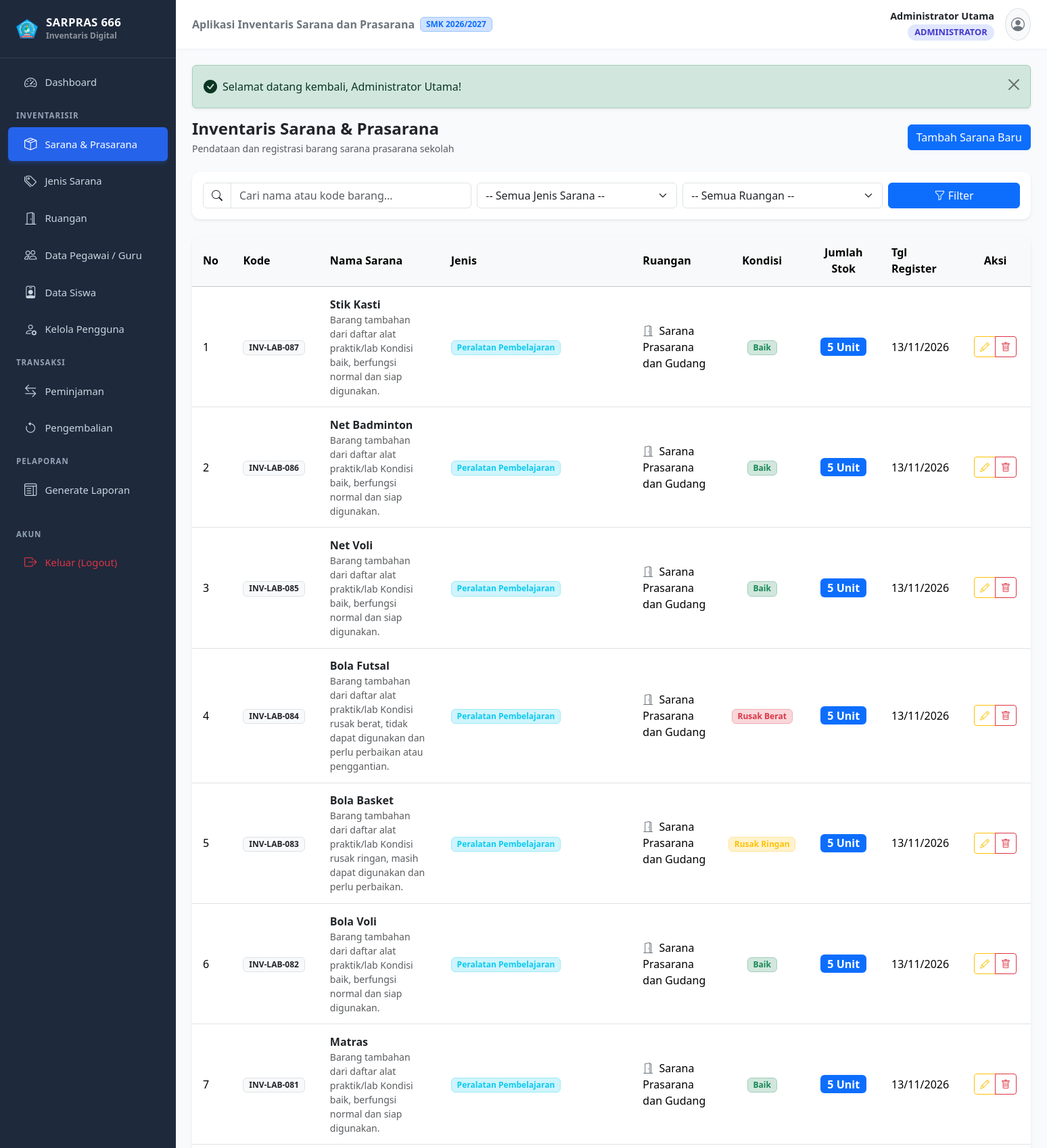
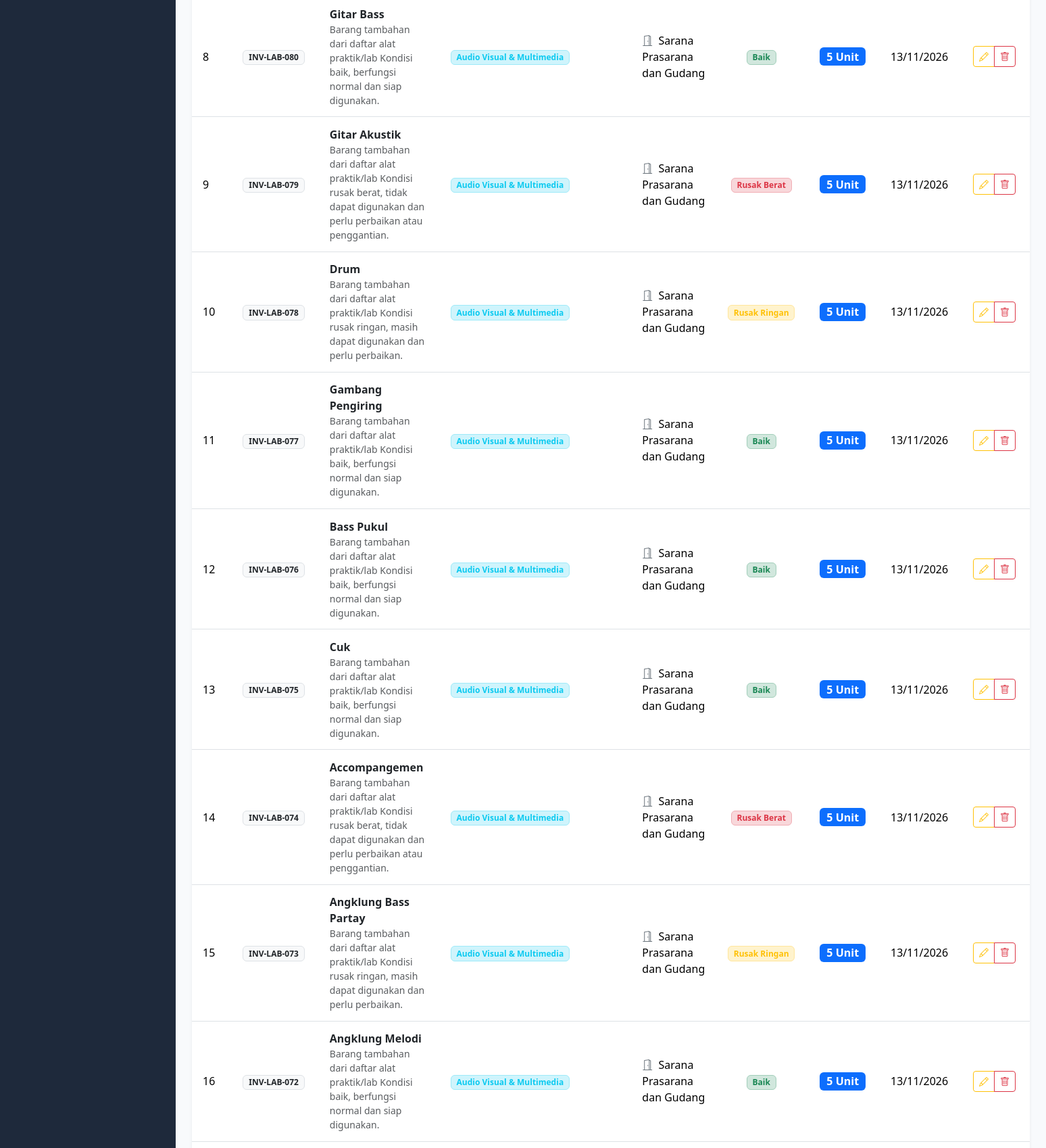
The page /inventaris.php (signed in, upper part) on the database its author committed (2 pictures, top to bottom).
### tables this page shows
CREATE TABLE `inventaris` (
  `id_inventaris` INT AUTO_INCREMENT PRIMARY KEY,
  `nama` VARCHAR(150) NOT NULL,
  `kondisi` VARCHAR(50) NOT NULL DEFAULT 'Baik',
  `keterangan` TEXT,
  `jumlah` INT NOT NULL DEFAULT 0,
  `id_jenis` INT NOT NULL,
  `tanggal_register` DATE NOT NULL,
  `id_ruang` INT NOT NULL,
  `kode_inventaris` VARCHAR(50) NOT NULL UNIQUE,
  `id_petugas` INT NOT NULL,
  CONSTRAINT `fk_inventaris_jenis` FOREIGN KEY (`id_jenis`) REFERENCES `jenis` (`id_jenis`) ON UPDATE CASCADE,
  CONSTRAINT `fk_inventaris_ruang` FOREIGN KEY (`id_ruang`) REFERENCES `ruang` (`id_ruang`) ON UPDATE CASCADE,
  CONSTRAINT `fk_inventaris_petugas` FOREIGN KEY (`id_petugas`) REFERENCES `petugas` (`id_petugas`) ON UPDATE CASCADE
);

CREATE TABLE `jenis` (
  `id_jenis` INT AUTO_INCREMENT PRIMARY KEY,
  `nama_jenis` VARCHAR(100) NOT NULL,
  `kode_jenis` VARCHAR(20) NOT NULL UNIQUE,
  `keterangan` TEXT
);

CREATE TABLE `ruang` (
  `id_ruang` INT AUTO_INCREMENT PRIMARY KEY,
  `nama_ruang` VARCHAR(100) NOT NULL,
  `kode_ruang` VARCHAR(20) NOT NULL UNIQUE,
  `keterangan` TEXT
);

### config/Database.php (called while the page is built, shortened)
<?php
class Database {
    private static ?PDO $instance = null;
    private static string $host = 'localhost';
    private static string $dbname = 'db_inventaris_sarana';
    private static string $username = 'root';
    private static string $password = '';
    private static string $charset = 'utf8mb4';
    public static function getConnection(): PDO {
        if (self::$instance === null) {
            try {
                $dsn = "mysql:host=" . self::$host . ";dbname=" . self::$dbname . ";charset=" . self::$charset;
                $options = [
                    PDO::ATTR_ERRMODE            => PDO::ERRMODE_EXCEPTION,
                    PDO::ATTR_DEFAULT_FETCH_MODE => PDO::FETCH_ASSOC,
                    PDO::ATTR_EMULATE_PREPARES   => true,
                ];
                self::$instance = new PDO($dsn, self::$username, self::$password, $options);
            } catch (PDOException $e) {
                die("Koneksi ke database gagal: " . $e->getMessage());
            }
        }
        return self::$instance;
    }
}

### classes/Inventaris.php (called while the page is built, shortened)
<?php
require_once __DIR__ . '/../config/Database.php';
class Inventaris {
    private PDO $db;
    public function __construct() {
        $this->db = Database::getConnection();
    }
    public function getAll(string $search = '', ?int $id_jenis = null, ?int $id_ruang = null): array {
        $sql = "
            SELECT i.*, j.nama_jenis, j.kode_jenis, r.nama_ruang, r.kode_ruang, p.nama_petugas
            FROM inventaris i
            INNER JOIN jenis j ON i.id_jenis = j.id_jenis
            INNER JOIN ruang r ON i.id_ruang = r.id_ruang
            INNER JOIN petugas p ON i.id_petugas = p.id_petugas
            WHERE 1=1
        ";
        $params = [];
        $sql .= " ORDER BY i.id_inventaris DESC";
        $stmt = $this->db->prepare($sql);
        $stmt->execute($params);
        return $stmt->fetchAll();
    }
}

### inventaris.php (the view, shortened to what this page needs)
<?php
require_once __DIR__ . '/classes/Auth.php';
require_once __DIR__ . '/classes/Inventaris.php';
$inventarisObj = new Inventaris();
$search = trim($_GET['search'] ?? '');
$filterJenis = !empty($_GET['jenis']) ? (int) $_GET['jenis'] : null;
$filterRuang = !empty($_GET['ruang']) ? (int) $_GET['ruang'] : null;
$items = $inventarisObj->getAll($search, $filterJenis, $filterRuang);
include __DIR__ . '/templates/header.php';
?>
<div class="d-flex flex-wrap justify-content-between align-items-center mb-4 gap-2">
    <div>
        <h4 class="fw-bold mb-1 text-dark">Inventaris Sarana & Prasarana</h4>
        <p class="text-muted small mb-0">Pendataan dan registrasi barang sarana prasarana sekolah</p>
    </div>
    <button type="button" class="btn btn-primary" data-bs-toggle="modal" data-bs-target="#modalTambah">
        Tambah Sarana Baru
    </button>
</div>
<div class="card mb-4 border-0 shadow-sm">
    <div class="card-body">
        <form method="GET" action="" class="row g-2 align-items-center">
            <div class="col-md-4">
                <div class="input-group">
                    <span class="input-group-text bg-white"><i class="bi bi-search"></i></span>
                    <input type="text" name="search" class="form-control" placeholder="Cari nama atau kode barang..." value="<?= htmlspecialchars($search) ?>">
                </div>
            </div>
            <div class="col-md-3">
                <select name="jenis" class="form-select">
                    <option value="">-- Semua Jenis Sarana --</option>
                </select>
            </div>
            <div class="col-md-3">
                <select name="ruang" class="form-select">
                    <option value="">-- Semua Ruangan --</option>
                </select>
            </div>
            <div class="col-md-2 d-flex gap-1">
                <button type="submit" class="btn btn-primary flex-grow-1"><i class="bi bi-funnel"></i> Filter</button>
            </div>
        </form>
    </div>
</div>
<div class="card border-0 shadow-sm">
    <div class="card-body p-0">
        <div class="table-responsive">
            <table class="table table-hover align-middle mb-0">
                <thead class="table-light">
                    <tr>
                        <th style="width: 50px;">No</th>
                        <th>Kode</th>
                        <th>Nama Sarana</th>
                        <th>Jenis</th>
                        <th>Ruangan</th>
                        <th class="text-center">Kondisi</th>
                        <th class="text-center">Jumlah Stok</th>
                        <th>Tgl Register</th>
                        <th class="text-center" style="width: 140px;">Aksi</th>
                    </tr>
                </thead>
                <tbody>
                    <?php if (empty($items)): ?>
                        <tr>
                            <td colspan="9" class="text-center py-5 text-muted">
                                <i class="bi bi-inbox fs-2 d-block mb-2"></i>
                                Tidak ada data sarana inventaris ditemukan.
                            </td>
                        </tr>
                    <?php else: ?>
                        <?php $no = 1; foreach ($items as $item): ?>
                            <tr>
                                <td><?= $no++ ?></td>
                                <td><span class="badge bg-light text-dark border"><?= htmlspecialchars($item['kode_inventaris']) ?></span></td>
                                <td>
                                    <div class="fw-bold text-dark"><?= htmlspecialchars($item['nama']) ?></div>
                                    <?php if (!empty($item['keterangan'])): ?>
                                        <small class="text-muted d-block"><?= htmlspecialchars($item['keterangan']) ?></small>
                                    <?php endif; ?>
                                </td>
                                <td>
                                    <span class="badge bg-info-subtle text-info border border-info-subtle">
                                        <?= htmlspecialchars($item['nama_jenis']) ?>
                                    </span>
                                </td>
                                <td>
                                    <i class="bi bi-door-open me-1 text-secondary"></i>
                                    <?= htmlspecialchars($item['nama_ruang']) ?>
                                </td>
                                <td class="text-center">
                                    <?php
                                    $kondisiBadge = match($item['kondisi']) {
                                        'Baik'         => 'bg-success-subtle text-success border-success-subtle',
                                        'Rusak Ringan' => 'bg-warning-subtle text-warning border-warning-subtle',
                                        default        => 'bg-danger-subtle text-danger border-danger-subtle'
                                    };
                                    ?>
                                    <span class="badge border <?= $kondisiBadge ?>">
                                        <?= htmlspecialchars($item['kondisi']) ?>
                                    </span>
                                </td>
                                <td class="text-center">
                                    <span class="badge fs-6 <?= $item['jumlah'] > 0 ? 'bg-primary' : 'bg-danger' ?>">
                                        <?= $item['jumlah'] ?> Unit
                                    </span>
                                </td>
                                <td><?= date('d/m/Y', strtotime($item['tanggal_register'])) ?></td>
                                <td class="text-center">
                                    <div class="btn-group btn-group-sm">
                                        <button type="button" class="btn btn-outline-warning"
                                                data-bs-toggle="modal"
                                                data-bs-target="#modalEdit"
                                                data-item='<?= json_encode($item, JSON_HEX_TAG | JSON_HEX_APOS | JSON_HEX_QUOT | JSON_HEX_AMP) ?>'
                                                title="Edit Barang">
                                            <i class="bi bi-pencil"></i>
                                        </button>
                                        <button type="button" class="btn btn-outline-danger"
                                                data-bs-toggle="modal"
                                                data-bs-target="#modalHapus"
                                                data-id="<?= $item['id_inventaris'] ?>"
                                                data-nama="<?= htmlspecialchars($item['nama']) ?>"
                                                title="Hapus Barang">
                                            <i class="bi bi-trash"></i>
                                        </button>
                                    </div>
                                </td>
                            </tr>
                        <?php endforeach; ?>
                    <?php endif; ?>
                </tbody>
            </table>
        </div>
    </div>
</div>
<?php include __DIR__ . '/templates/footer.php'; ?>

### assets/css/style.css (style rules this page uses)
:root { --primary-color: #2563eb; --primary-hover: #1d4ed8; --sidebar-width: 260px; --sidebar-bg: #1e293b; --sidebar-color: #cbd5e1; --sidebar-active-bg: #2563eb; --sidebar-active-color: #ffffff; --body-bg: #f8fafc; }
body { font-family: system-ui, -apple-system, "Segoe UI", Roboto, "Helvetica Neue", Arial, sans-serif; background-color: var(--body-bg); min-height: 100vh; display: flex; flex-direction: column; overflow-x: hidden; }
.card { border: 1px solid rgba(0, 0, 0, 0.05); border-radius: 0.75rem; box-shadow: 0 1px 3px rgba(0, 0, 0, 0.02), 0 2px 4px rgba(0, 0, 0, 0.02); }
.table > :not(caption) > * > * { padding: 0.85rem 1rem; vertical-align: middle; }

### rows shown on the page
inventaris: kode_inventaris "INV-LAB-087", nama "Stik Kasti", keterangan "Barang tambahan dari daftar alat praktik/lab Kondisi baik, berfungsi normal dan siap digunakan.", id_jenis.nama_jenis "Peralatan Pembelajaran", id_ruang.nama_ruang "Sarana Prasarana dan Gudang", kondisi "Baik", jumlah "5", tanggal_register "13/11/2026"
inventaris: kode_inventaris "INV-LAB-086", nama "Net Badminton", keterangan "Barang tambahan dari daftar alat praktik/lab Kondisi baik, berfungsi normal dan siap digunakan.", id_jenis.nama_jenis "Peralatan Pembelajaran", id_ruang.nama_ruang "Sarana Prasarana dan Gudang", kondisi "Baik", jumlah "5", tanggal_register "13/11/2026"
inventaris: kode_inventaris "INV-LAB-085", nama "Net Voli", keterangan "Barang tambahan dari daftar alat praktik/lab Kondisi baik, berfungsi normal dan siap digunakan.", id_jenis.nama_jenis "Peralatan Pembelajaran", id_ruang.nama_ruang "Sarana Prasarana dan Gudang", kondisi "Baik", jumlah "5", tanggal_register "13/11/2026"
inventaris: kode_inventaris "INV-LAB-084", nama "Bola Futsal", keterangan "Barang tambahan dari daftar alat praktik/lab Kondisi rusak berat, tidak dapat digunakan dan perlu perbaikan atau penggantian.", id_jenis.nama_jenis "Peralatan Pembelajaran", id_ruang.nama_ruang "Sarana Prasarana dan Gudang", kondisi "Rusak Berat", jumlah "5", tanggal_register "13/11/2026"
inventaris: kode_inventaris "INV-LAB-083", nama "Bola Basket", keterangan "Barang tambahan dari daftar alat praktik/lab Kondisi rusak ringan, masih dapat digunakan dan perlu perbaikan.", id_jenis.nama_jenis "Peralatan Pembelajaran", id_ruang.nama_ruang "Sarana Prasarana dan Gudang", kondisi "Rusak Ringan", jumlah "5", tanggal_register "13/11/2026"
inventaris: kode_inventaris "INV-LAB-082", nama "Bola Voli", keterangan "Barang tambahan dari daftar alat praktik/lab Kondisi baik, berfungsi normal dan siap digunakan.", id_jenis.nama_jenis "Peralatan Pembelajaran", id_ruang.nama_ruang "Sarana Prasarana dan Gudang", kondisi "Baik", jumlah "5", tanggal_register "13/11/2026"
inventaris: kode_inventaris "INV-LAB-081", nama "Matras", keterangan "Barang tambahan dari daftar alat praktik/lab Kondisi baik, berfungsi normal dan siap digunakan.", id_jenis.nama_jenis "Peralatan Pembelajaran", id_ruang.nama_ruang "Sarana Prasarana dan Gudang", kondisi "Baik", jumlah "5", tanggal_register "13/11/2026"
inventaris: kode_inventaris "INV-LAB-080", nama "Gitar Bass", keterangan "Barang tambahan dari daftar alat praktik/lab Kondisi baik, berfungsi normal dan siap digunakan.", id_jenis.nama_jenis "Audio Visual & Multimedia", id_ruang.nama_ruang "Sarana Prasarana dan Gudang", kondisi "Baik", jumlah "5", tanggal_register "13/11/2026"
inventaris: kode_inventaris "INV-LAB-079", nama "Gitar Akustik", keterangan "Barang tambahan dari daftar alat praktik/lab Kondisi rusak berat, tidak dapat digunakan dan perlu perbaikan atau penggantian.", id_jenis.nama_jenis "Audio Visual & Multimedia", id_ruang.nama_ruang "Sarana Prasarana dan Gudang", kondisi "Rusak Berat", jumlah "5", tanggal_register "13/11/2026"
inventaris: kode_inventaris "INV-LAB-078", nama "Drum", keterangan "Barang tambahan dari daftar alat praktik/lab Kondisi rusak ringan, masih dapat digunakan dan perlu perbaikan.", id_jenis.nama_jenis "Audio Visual & Multimedia", id_ruang.nama_ruang "Sarana Prasarana dan Gudang", kondisi "Rusak Ringan", jumlah "5", tanggal_register "13/11/2026"
inventaris: kode_inventaris "INV-LAB-077", nama "Gambang Pengiring", keterangan "Barang tambahan dari daftar alat praktik/lab Kondisi baik, berfungsi normal dan siap digunakan.", id_jenis.nama_jenis "Audio Visual & Multimedia", id_ruang.nama_ruang "Sarana Prasarana dan Gudang", kondisi "Baik", jumlah "5", tanggal_register "13/11/2026"
inventaris: kode_inventaris "INV-LAB-076", nama "Bass Pukul", keterangan "Barang tambahan dari daftar alat praktik/lab Kondisi baik, berfungsi normal dan siap digunakan.", id_jenis.nama_jenis "Audio Visual & Multimedia", id_ruang.nama_ruang "Sarana Prasarana dan Gudang", kondisi "Baik", jumlah "5", tanggal_register "13/11/2026"
inventaris: kode_inventaris "INV-LAB-075", nama "Cuk", keterangan "Barang tambahan dari daftar alat praktik/lab Kondisi baik, berfungsi normal dan siap digunakan.", id_jenis.nama_jenis "Audio Visual & Multimedia", id_ruang.nama_ruang "Sarana Prasarana dan Gudang", kondisi "Baik", jumlah "5", tanggal_register "13/11/2026"
inventaris: kode_inventaris "INV-LAB-074", nama "Accompangemen", keterangan "Barang tambahan dari daftar alat praktik/lab Kondisi rusak berat, tidak dapat digunakan dan perlu perbaikan atau penggantian.", id_jenis.nama_jenis "Audio Visual & Multimedia", id_ruang.nama_ruang "Sarana Prasarana dan Gudang", kondisi "Rusak Berat", jumlah "5", tanggal_register "13/11/2026"
inventaris: kode_inventaris "INV-LAB-073", nama "Angklung Bass Partay", keterangan "Barang tambahan dari daftar alat praktik/lab Kondisi rusak ringan, masih dapat digunakan dan perlu perbaikan.", id_jenis.nama_jenis "Audio Visual & Multimedia", id_ruang.nama_ruang "Sarana Prasarana dan Gudang", kondisi "Rusak Ringan", jumlah "5", tanggal_register "13/11/2026"
inventaris: kode_inventaris "INV-LAB-072", nama "Angklung Melodi", keterangan "Barang tambahan dari daftar alat praktik/lab Kondisi baik, berfungsi normal dan siap digunakan.", id_jenis.nama_jenis "Audio Visual & Multimedia", id_ruang.nama_ruang "Sarana Prasarana dan Gudang", kondisi "Baik", jumlah "5", tanggal_register "13/11/2026"

### other values the page prints
$currentUser['nama'] "Administrator Utama"
$currentUser['level'] "ADMINISTRATOR"
$_SESSION['flash_success'] "Selamat datang kembali, Administrator Utama!"
